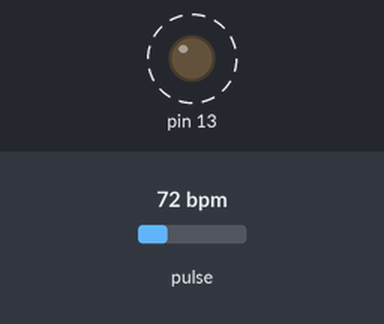
A sketch run on a simulated Arduino Uno, built with avr-gcc and run on an emulated ATmega328P. Parts: output pins drawn as LEDs (lit = HIGH). Dashed ring = blinking. The inputs (shaded band) are chosen by the test bench; at power-on: pulse 72 bpm. What the sketch prints to the serial monitor is not drawn.

Above: at 1.2 s.
1.3 s: pulse set to 130 bpm
At 1.88 s:
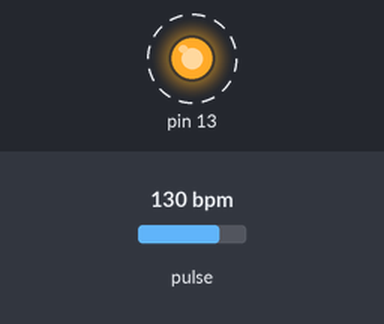
4.3 s: pulse set to 70 bpm
At 5.09 s:
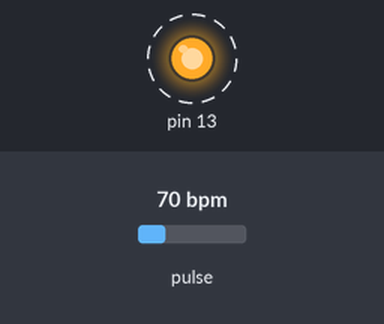
Timing chart, 0 to 13.3 s (numbered marks = the images above; inputs shaded):
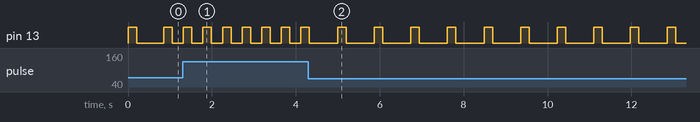

Measured:
- after the input at 1.3 s, pin 13: alternates HIGH for 0.20 s and LOW for 0.26 s, starting at once
- after the input at 4.3 s, pin 13: alternates HIGH for 0.20 s and LOW for 0.67 s, starting after 0.69 s
- by itself, pin 13: alternates HIGH for 0.20 s and LOW for 0.65 s

The sketch:

LASID-test01-arduino.ino
```cpp
/*  Getting_BPM_to_Monitor prints the BPM to the Serial Monitor, using the least lines of code and PulseSensor Library.
 *  Tutorial Webpage: https://pulsesensor.com/pages/getting-advanced
 *
--------Use This Sketch To------------------------------------------
1) Displays user's live and changing BPM, Beats Per Minute, in Arduino's native Serial Monitor.
2) Print: "♥  A HeartBeat Happened !" when a beat is detected, live.
2) Learn about using a PulseSensor Library "Object".
4) Blinks LED on PIN 13 with user's Heartbeat.
--------------------------------------------------------------------*/

#define USE_ARDUINO_INTERRUPTS true    // Set-up low-level interrupts for most acurate BPM math.
#include <PulseSensorPlayground.h>     // Includes the PulseSensorPlayground Library.

//  Variables
const int PulseWire = 0;       // PulseSensor PURPLE WIRE connected to ANALOG PIN 0
const int LED13 = 13;          // The on-board Arduino LED, close to PIN 13.
int Threshold = 550;           // Determine which Signal to "count as a beat" and which to ignore.
                               // Use the "Gettting Started Project" to fine-tune Threshold Value beyond default setting.
                               // Otherwise leave the default "550" value.

PulseSensorPlayground pulseSensor;  // Creates an instance of the PulseSensorPlayground object called "pulseSensor"


void setup() {

  Serial.begin(115200);          // For Serial Monitor

  // Configure the PulseSensor object, by assigning our variables to it.
  pulseSensor.analogInput(PulseWire);
  pulseSensor.blinkOnPulse(LED13);       //auto-magically blink Arduino's LED with heartbeat.
  pulseSensor.setThreshold(Threshold);

  // Double-check the "pulseSensor" object was created and "began" seeing a signal.
   if (pulseSensor.begin()) {
    Serial.println("We created a pulseSensor Object !");  //This prints one time at Arduino power-up,  or on Arduino reset.
  }
}


void loop() {

 int myBPM = pulseSensor.getBeatsPerMinute();  // Calls function on our pulseSensor object that returns BPM as an "int".
                                               // "myBPM" hold this BPM value now.

if (pulseSensor.sawStartOfBeat()) {            // Constantly test to see if "a beat happened".
 //Serial.println("♥  A HeartBeat Happened ! "); // If test is "true", print a message "a heartbeat happened".
 //Serial.print("BPM: ");                        // Print phrase "BPM: "
 if(myBPM >= 50 && myBPM <= 170){
    Serial.print(myBPM);                        // Print the value inside of myBPM.
    Serial.print("N");
 }
}

  delay(20);                    // considered best practice in a simple sketch.

}
```
